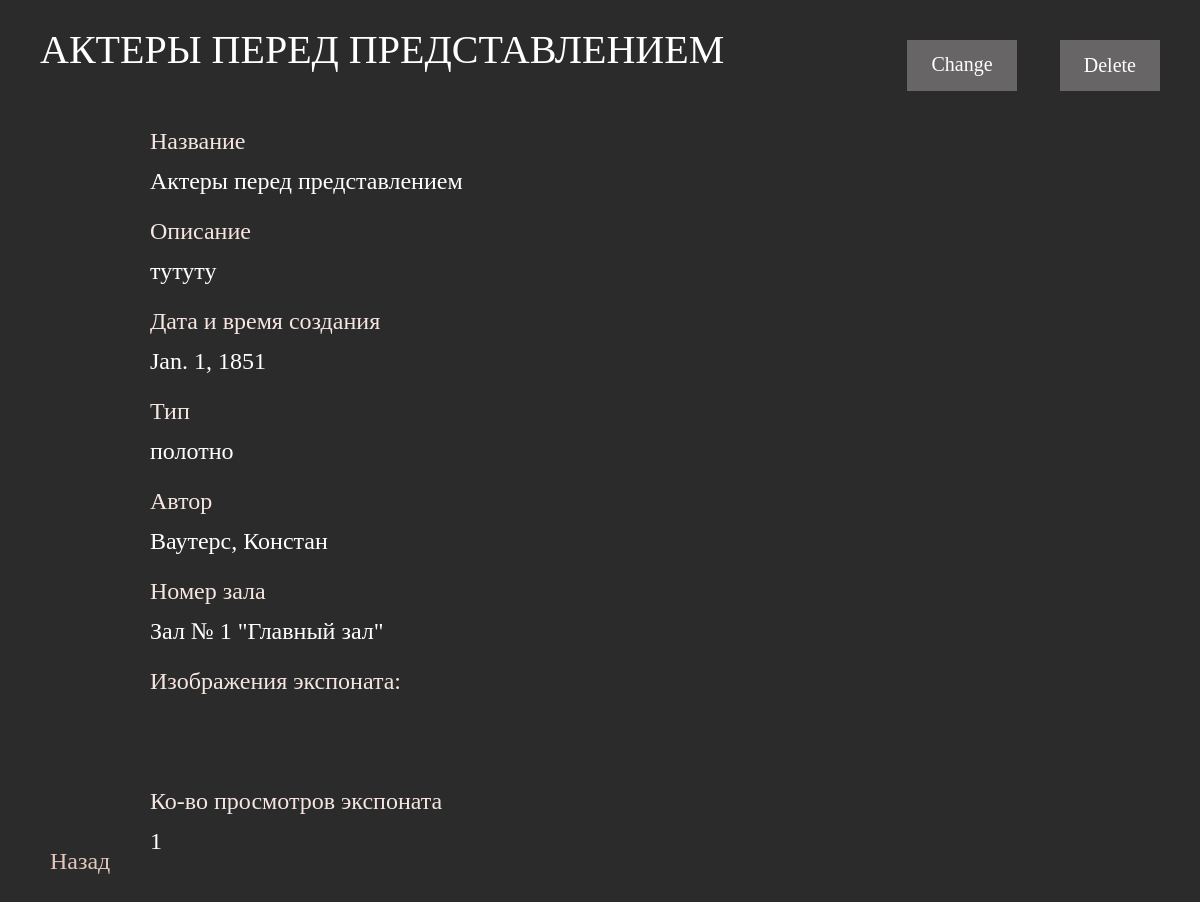
Screenshot of /gallery/19/detailed_piece/ with the database file from the repository.
### gallery/models.py (models this page shows, shortened)
class Museum_piece(models.Model): # экспонат
    piece_name = models.CharField(verbose_name='Название', max_length=1000)
    description = models.TextField(verbose_name='Описание', blank=True, null = True)
    date_of_creation = models.DateField(verbose_name='Дата создания', auto_now_add=False, blank=True, null = True)
    piece_type = models.TextField(verbose_name='Тип экспоната', blank=True, null = True)
    author_id = models.ForeignKey(Author, verbose_name='Автор', default=None, on_delete=models.CASCADE)
    hall_id = models.ForeignKey(Hall, verbose_name='Зал', default=None, on_delete=models.CASCADE)
    class Meta:
        verbose_name = 'Экспонат'
        verbose_name_plural = 'Экспонат'

class Author(models.Model): # автор
    full_name = models.CharField(verbose_name='Полное имя', max_length=1000)
    def __str__(self):
        return f'{self.full_name}'
    class Meta:
        verbose_name = 'Автор'
        verbose_name_plural = 'Автор'

class Hall(models.Model): # зал
    hall_number = models.IntegerField(verbose_name='Номер зала')
    title = models.CharField(verbose_name='Название', max_length=1000, blank=True, null=True)
    def __str__(self):
        return f'Зал № {self.hall_number} "{self.title}"'
    class Meta:
        verbose_name = 'Зал'
        verbose_name_plural = 'Зал'

### gallery/views.py (the view, shortened to what this page needs)
# urls.py: path('<int:piece_id>/detailed_piece/', views.PieceDetailed.as_view(), name='detailed_piece'),
class PieceDetailed(View):
    @request_counter
    def get(self, request: WSGIRequest, piece_id):
        piece = Museum_piece.objects.get(id=piece_id)
        images = Images.objects.all()
        select_images = []
        for image in images:
            if image.piece.id == piece_id:
                select_images.append(image)
        context = {}
        context['piece'] = piece
        context['select_images'] = select_images
        context['piece_id'] = piece_id
        context['counter'] = self.get.counter
        return render(request, 'gallery/detail_piece.html', context)

### gallery/views.py (called while the page is built)
def request_counter(func: Callable) -> Any:
    def wrapped_func(*args, **kwargs):
        wrapped_func.counter += 1
        return func(*args, **kwargs)
    wrapped_func.counter = 0
    return wrapped_func

### gallery/templates/gallery/detail_piece.html (shortened to what this page needs)
<!DOCTYPE html>
{% load static %}
<html lang="en">
<head>
    <link rel="stylesheet" href="{% static 'css/normalize.css'%}" type="text/css">
    <link rel="stylesheet" href="{% static 'css/stylee.css'%}" type="text/css">
    <link rel="stylesheet" href="{% static 'css/fs.css'%}" type="text/css">
    <link rel="stylesheet" href="{% static 'css/cssst_detale.css'%}" type="text/css">
</head>
<body>
    <header class="header">
        <span class="header_title">{{ piece.piece_name }}</span>
        <a href="../../{{ piece.id }}/change_piece/" class="btn btn_create">Change</a>
        <form method="post">
            <button type="submit" name="del_{{piece.id}}" value="1" class="btn btn_create">Delete</button>
        </form>
    </header>
    <main>
        <section class="add_exhibition">
            <div class="container">
                <div>
                    <ul class="list-reset">
                        <li class="form_item">
                            <p class="form_title">Название</p>
                             {{ piece.piece_name }}
                        </li>
                        <li class="form_item">
                            <p class="form_title">Описание</p>
                             {{ piece.description }}
                        </li>
                        <li class="form_item">
                            <p class="form_title">Дата и время создания</p>
                             {{ piece.date_of_creation }}
                        </li>
                        <li class="form_item">
                            <p class="form_title">Тип</p>
                             {{ piece.piece_type }}
                        </li>
                        <li class="form_item">
                            <p class="form_title">Автор</p>
                             {{ piece.author_id }}
                        </li>
                        <li class="form_item">
                            <p class="form_title">Номер зала</p>
                             {{ piece.hall_id }}
                        </li>
                        <li class="form_item">
                            <p class="form_title">Изображения экспоната:</p>
                            <ul class="list-reset" style="display:flex;">
                            </ul>
                        </li>
                        <li class="form_item">
                            <p class="form_title">Ко-во просмотров экспоната</p>
                             {{ counter }}
                        </li>
                    </ul>
                </div>
                <a href="../../" class="btn btn-reset btn-back">Назад</a>
            </div>
        </section>
    </main>
</body>
</html>

### gallery/static/css/stylee.css (style rules this page uses)
html { box-sizing: border-box; }
*, *::before, *::after { box-sizing: inherit; }
a { color: inherit; text-decoration: none; }
:root { --color-light: #fff; --color-dark: #07060B; --color-pink: #e3c6bc; --color-pink-light: #f6e6e1; --color-grey: #2b2b2c; --color-grey-light: #9d9c9c; --color-grey-dark: #676566; }
body { position: relative; background-color: var(--color-grey); color: var(--color-light); font-size: 20px; line-height: 20px; }
.header { padding-top: 40px; padding-left: 40px; padding-right: 40px; display: flex; }
.header_title { text-transform: uppercase; padding-right: 140px; font-size: 40px; }
.list-reset { padding: 0; margin: 0; list-style: none; }
.btn { border: none; padding: 0; background-color: transparent; cursor: pointer; }

### gallery/static/css/fs.css (style rules this page uses)
:root { --color-light: #fff; --color-dark: #07060B; --color-pink: #e3c6bc; --color-pink-light: #f6e6e1; --color-grey: #2b2b2c; --color-grey-light: #9d9c9c; --color-grey-dark: #676566; }
.form_title { margin: 0; font-size: 24px; margin-bottom: 20px; color: var(--color-pink-light); }
.btn-back { position: fixed; left: 50px; bottom: 50px; font-size: 24px; transition: border-bottom .3s ease-in-out; color: var(--color-pink); }
.btn_create { padding: 14px 24px; background-color: var(--color-grey-dark); color: var(--color-light); transition: background-color .3s ease-in-out, color .3s ease-in-out; }
.header { display: flex; justify-content: space-between; padding-right: 40px; }

### gallery/static/css/cssst_detale.css (style rules this page uses)
.form_item { margin-bottom: 30px; font-size: 24px; }
.container { padding: 40px 150px; }

### rows the page displays
Museum_piece: piece_name "АКТЕРЫ ПЕРЕД ПРЕДСТАВЛЕНИЕМ", piece_name "Актеры перед представлением", description "тутуту", date_of_creation "Jan. 1, 1851", piece_type "полотно", author_id "Ваутерс, Констан", hall_id "Зал № 1 \"Главный зал\""

### other values shown
{{ counter }} "1"
